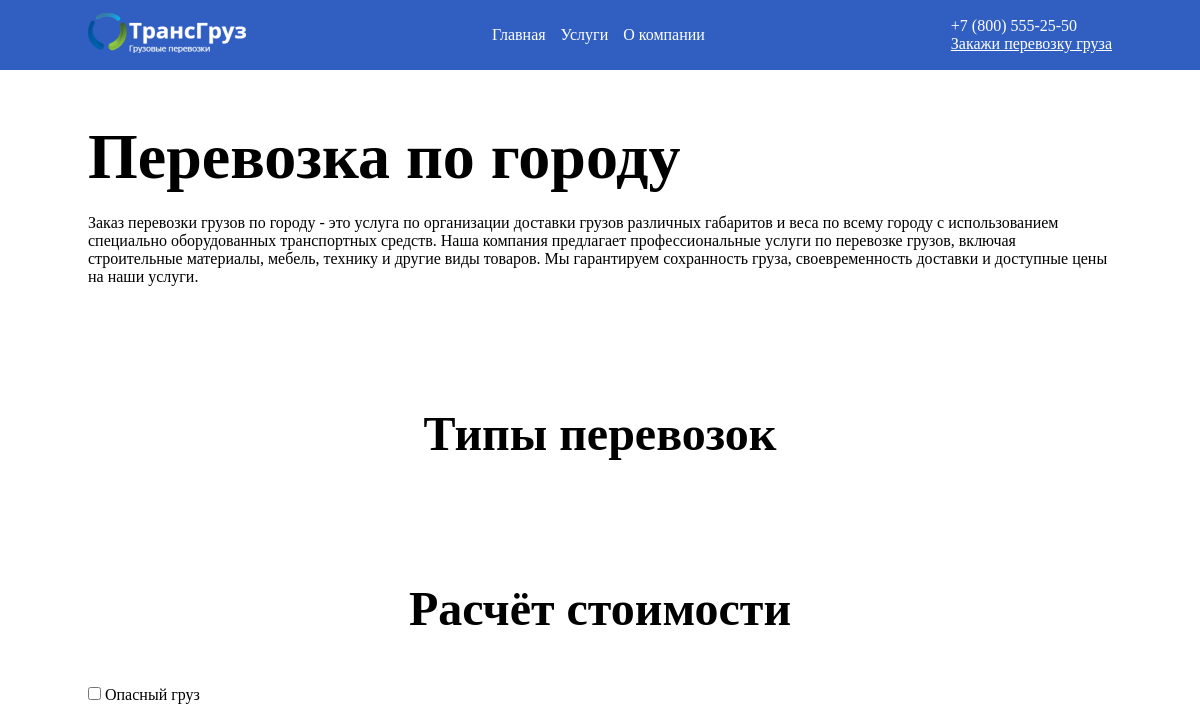
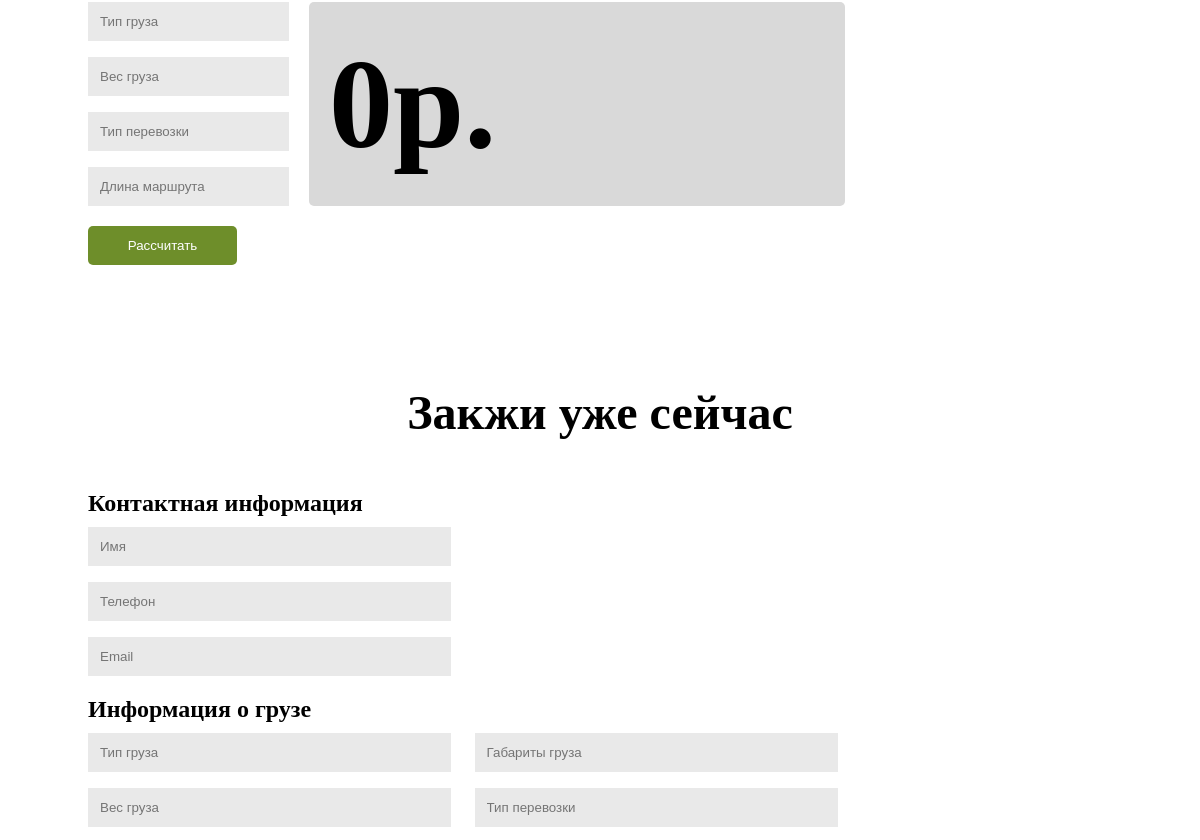
The app's page /services/perevozka_po_gorodu (upper part), older data (2 pictures, top to bottom).
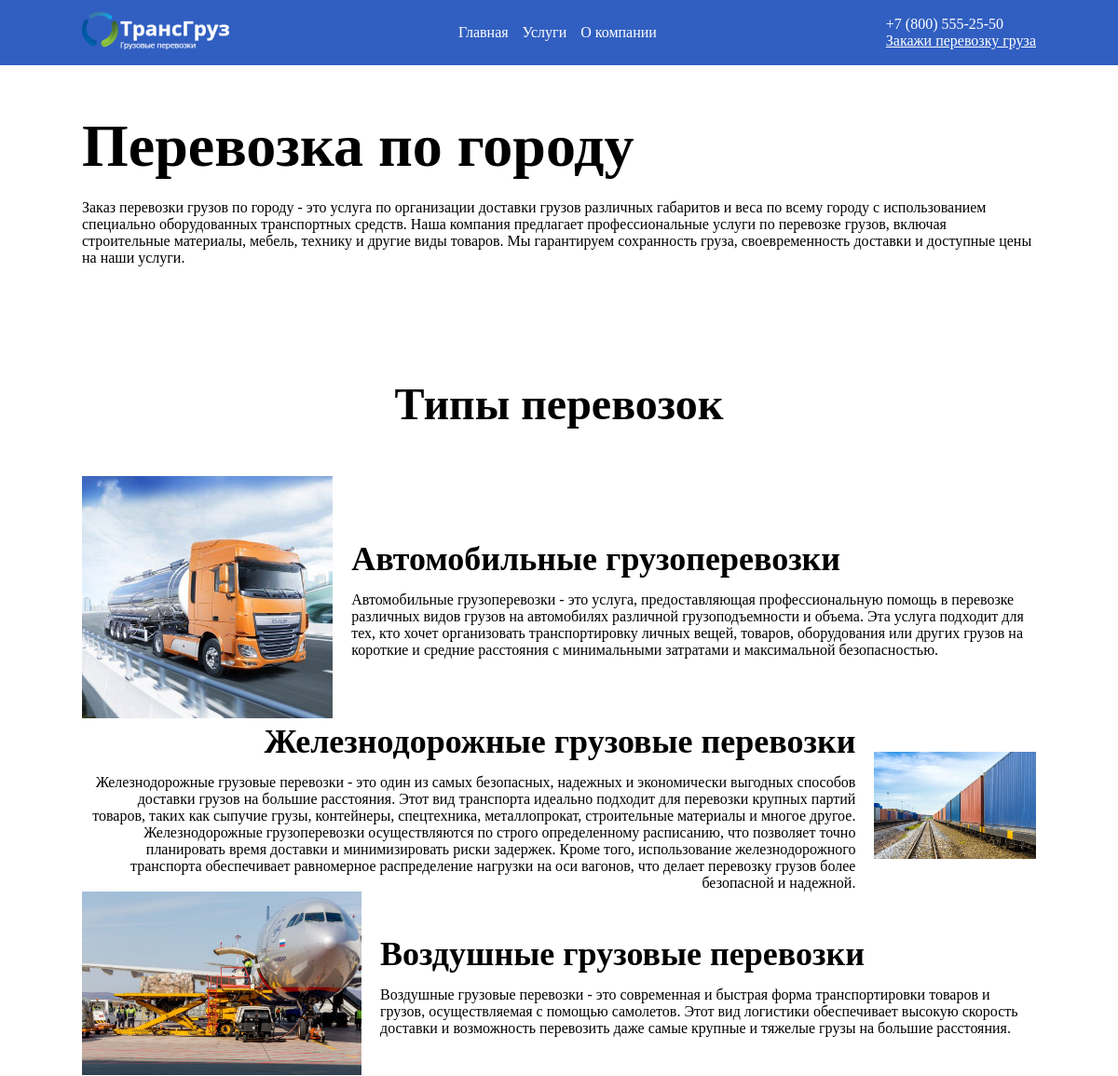
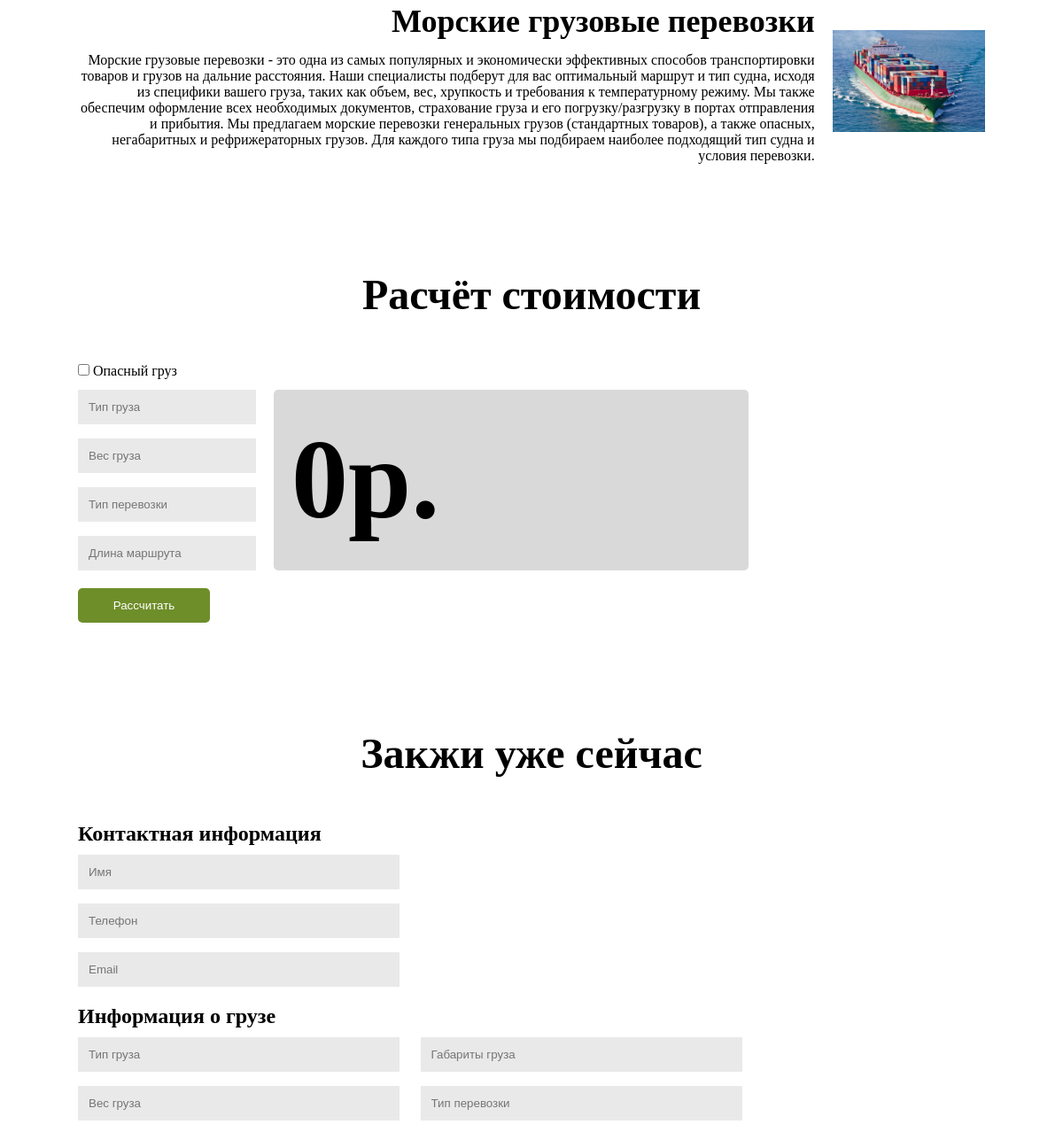
The same page, newer data (2 pictures, top to bottom).
### transportation/models.py (models this page shows, shortened)
class Menu(models.Model):
    name = models.CharField(max_length=60, verbose_name='Название')
    link = models.CharField(max_length=255, verbose_name='Ссылка')
    class Meta:
        verbose_name = 'Меню'
        verbose_name_plural = 'Меню'

class Type_transporation(models.Model):
    title_type = models.CharField(max_length=60, verbose_name='Типы перевозок')
    description = models.TextField(blank=True, verbose_name='Описание')
    image_type = models.ImageField(verbose_name='Изображение')
    class Meta:
        verbose_name = 'Тип перевозок'
        verbose_name_plural = 'Типы перевозок'

### transportation/views.py (the view)
# urls.py: path('services/<slug:name>', views.service, name='service'),
def service(request, name):
    card_items = get_object_or_404(Cards_orders, slug=name)
    data = {
        'title': card_items.title,
        'card_items': card_items,
        'menu_items': menu_items,
        'type_transporations_item': type_transporations_item,
    }
    return render(request, "transportations/service.html", context=data)

### transportation/templates/transportations/service.html (shortened to what this page needs)
{% extends 'base.html' %}
{% load static %}
{% block service-path %}
<div class="main-page-wrapper">
    <div class="centring">
        <div class="description-pages">
            <h1 class="title-pages">{{ card_items.title }}</h1>
            <p class="text-pages">{{ card_items.full_description }}</p>
        </div>
        <div class="Types-transportation">
            <h2 class="title-section">Типы перевозок</h2>
            <div class="group-card-transportation">
               {% for i in type_transporations_item %}
                    <div class="card-transportation">
                        <div class="image-container">
                            <img src="{{ i.image_type.url }}" alt="">
                        </div>
                        <div class="text-card-transportation-block">
                            <h3 class="title-card-transportation">{{ i.title_type }}</h3>
                            <p class="text-card-transportation">{{ i.description }}</p>
                        </div>
                    </div>
                {% endfor %}
            </div>
        </div>
        <div class="calculating-value">
            <h2 class="title-block">Расчёт стоимости</h2>
            <div class="block-form-service">
                <form action="">
                    <input type="checkbox" id="checkbox" name="checkbox">
                    <label for="checkbox">Опасный груз</label>
                    <div class="info-form">
                        <div class="input-info">
                            <input type="text" placeholder="Тип груза" id="type_cargo">
                            <input type="text" placeholder="Вес груза" id="cargo_weight">
                            <input type="text" placeholder="Тип перевозки" id="type_transportation">
                            <input type="text" placeholder="Длина маршрута" id="route_length">
                        </div>
                        <div class="textarea-service" id="price">
                            0р.
                        </div>
                    </div>
                </form>
                <button class="btn-service" id="btn_service">Рассчитать</button>
            </div>
        </div>
        <div class="order-service">
            <h2 class="title-block">Закжи уже сейчас</h2>
            <div class="block-form-service">
                <form action="" method="POST">
                    <div class="grp-inp contact-info-form">
                        <h2>Контактная информация</h2>
                        <input type="text" placeholder="Имя" name="name">
                        <input type="tel" placeholder="Телефон" name="tel">
                        <input type="email" placeholder="Email" name="email">
                    </div>
                    <div class="grp-inp cargo-info-form">
                        <h2>Информация о грузе</h2>
                        <div class="cargo-grp-inp">
                            <div class="cargo-grp-inp-1 cgi">
                                <input type="text" placeholder="Тип груза" name="type_cargo">
                                <input type="text" placeholder="Вес груза" name="cargo_weight">
                            </div>
                            <div class="cargo-grp-inp-1 cgi">
                                <input type="text" placeholder="Габариты груза" name="dimensions_cargo">
                                <input type="text" placeholder="Тип перевозки" name="type_ransportation">
                            </div>
                        </div>
                    </div>
                </form>
            </div>
        </div>
    </div>
</div>
{% endblock %}

### templates/base.html (shortened to what this page needs)
{% load static %}
<!DOCTYPE html>
<html lang="ru">
<head>
    <link rel="stylesheet" href="{% static 'transporations/style/index.css' %}">
    <link rel="stylesheet" href="{% static 'transporations/style/service.css' %}">
    <link rel="stylesheet" href="{% static 'transporations/style/company.css' %}">
    <link rel="stylesheet" href="{% static 'transporations/style/services.css' %}">
</head>
<body>
    <header class="header">
        <div class="top-header-wrapper">
            <div class="centring">
                <div class="top-header">
                    <div class="logo">
                        <a href="{% url 'home' %}"><img src="{% static 'transporations/images/logoza 1.png' %}"
                                                     alt="logo"></a>
                    </div>
                    <nav class="menu">
                        <ul class="list-menu">
                            {% for i in menu_items %}
                                <li class="list-item-menu">
                                    <a href="{% url i.link %}" class="link-menu">{{ i.name }}</a>
                                </li>
                            {% endfor %}
                        </ul>
                    </nav>
                    <div class="contact">
                        <div class="tel">+7 (800) 555-25-50</div>
                        <a class="btn-contact" href="#contact-form" id="scroll">Закажи перевозку груза</a>
                    </div>
                </div>
            </div>
        </div>
    </header>
    {% block service-path %}
    {% endblock %}
</body>
</html>

Row changes from the older to the newer data that the page shows:
added Type_transporation: image_type (picture), title_type "Автомобильные грузоперевозки", description "Автомобильные грузоперевозки - это услуга, предоставляющая профессиональную помощь в перевозке различных видов грузов на автомобилях различной грузоподъемности и объема. Эта услуга подходит для тех, кто хочет организовать транспортировку личных вещей, товаров, оборудования или других грузов на короткие и средние расстояния с минимальными затратами и максимальной безопасностью."
added Type_transporation: image_type (picture), title_type "Железнодорожные грузовые перевозки", description "Железнодорожные грузовые перевозки - это один из самых безопасных, надежных и экономически выгодных способов доставки грузов на большие расстояния. Этот вид транспорта идеально подходит для перевозки крупных партий товаров, таких как сыпучие грузы, контейнеры, спецтехника, металлопрокат, строительные материалы и многое другое. Железнодорожные грузоперевозки осуществляются по строго определенному расписанию, что позволяет точно планировать время доставки и минимизировать риски задержек. Кроме того, использование железнодорожного транспорта обеспечивает равномерное распределение нагрузки на оси вагонов, что делает перевозку грузов более безопасной и надежной."
added Type_transporation: image_type (picture), title_type "Воздушные грузовые перевозки", description "Воздушные грузовые перевозки - это современная и быстрая форма транспортировки товаров и грузов, осуществляемая с помощью самолетов. Этот вид логистики обеспечивает высокую скорость доставки и возможность перевозить даже самые крупные и тяжелые грузы на большие расстояния."
added Type_transporation: image_type (picture), title_type "Морские грузовые перевозки", description "Морские грузовые перевозки - это одна из самых популярных и экономически эффективных способов транспортировки товаров и грузов на дальние расстояния. Наши специалисты подберут для вас оптимальный маршрут и тип судна, исходя из специфики вашего груза, таких как объем, вес, хрупкость и требования к температурному режиму. Мы также обеспечим оформление всех необходимых документов, страхование груза и его погрузку/разгрузку в портах отправления и прибытия. Мы предлагаем морские перевозки генеральных грузов (стандартных товаров), а также опасных, негабаритных и рефрижераторных грузов. Для каждого типа груза мы подбираем наиболее подходящий тип судна и условия перевозки."
